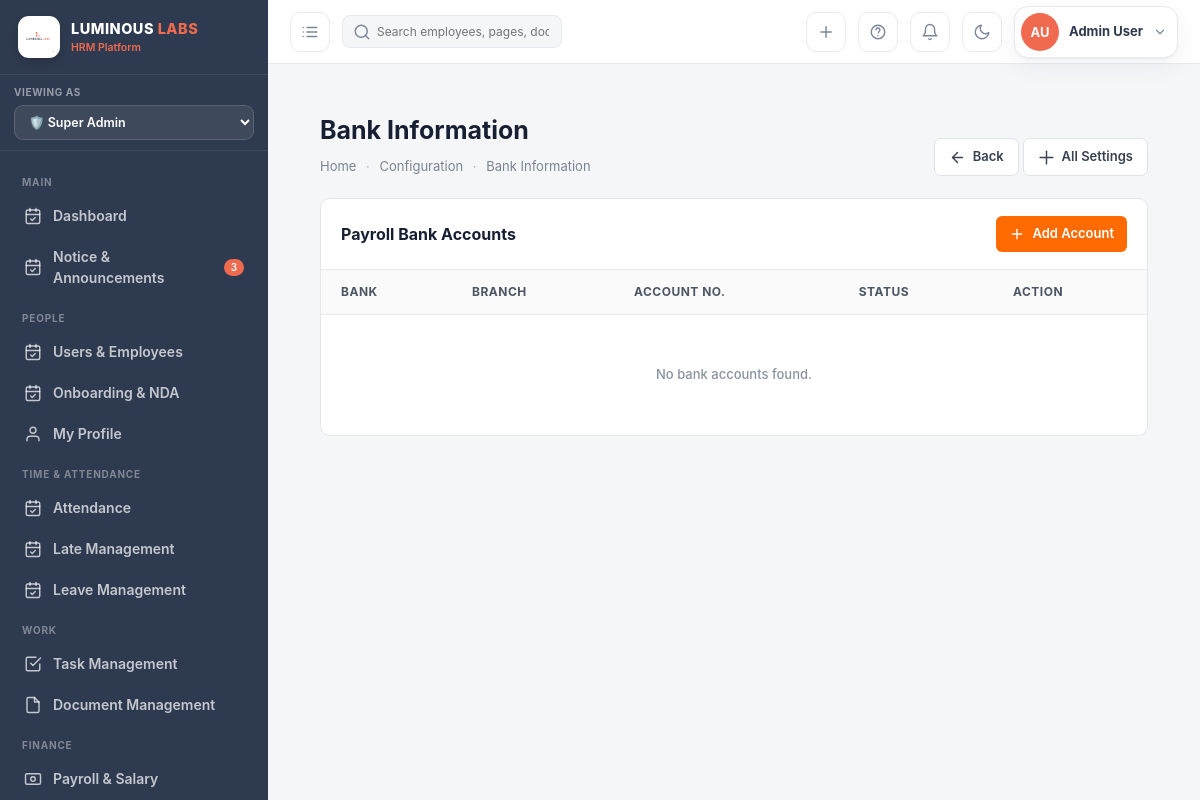
Before: /config/banks/ (signed in) with the older database file.
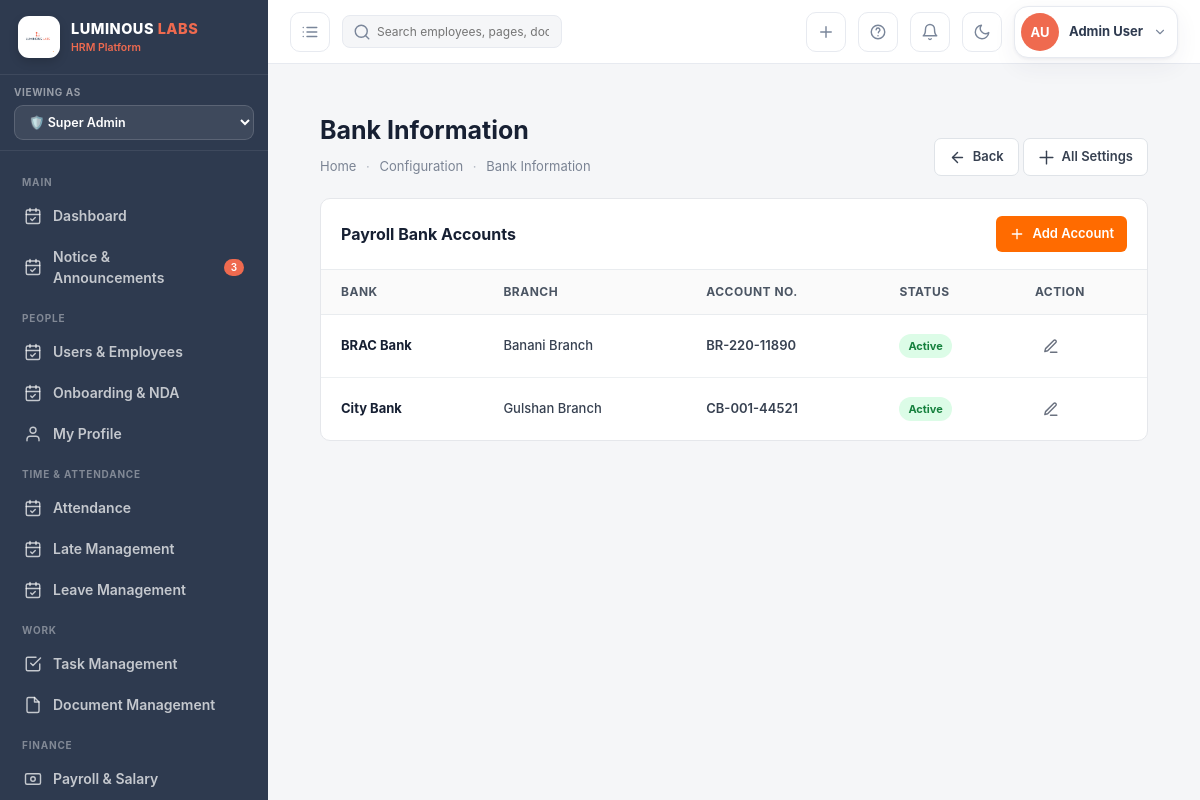
After: the same page with the newer database file.
### hrm_app/models.py (models this page shows, shortened)
class BankAccount(models.Model):
    employee       = models.ForeignKey(Employee, on_delete=models.CASCADE, related_name='bank_accounts')
    bank_name      = models.CharField(max_length=100)
    branch         = models.CharField(max_length=100)
    account_number = models.CharField(max_length=50)
    is_primary     = models.BooleanField(default=False)
    color      = models.CharField(max_length=7, default='#FF6B00', help_text='Task card color in hex format')

### hrm_app/views.py (the view)
# urls.py: path('config/banks/',                        views.bank_list,            name='bank_list'),
@login_required
def bank_list(request):
    if not has_permission(request.user, "configuration", "view"):
        messages.error(request, "Permission denied.")
        return redirect("dashboard")
    banks = BankAccount.objects.all().order_by('bank_name')
    return render(
        request,
        'hrm/bank_list.html',
        _ctx(request, banks=banks)
    )

### hrm_app/context_processors.py (called while the page is built, shortened)
def role_menu_permissions(request):
    allowed_menus = []
    if request.user.is_authenticated:
        if request.user.role == "super_admin":
          allowed_menus = []
    return {
        "allowed_menus": allowed_menus
    }

### hrm_app/views.py (called while the page is built, shortened)
def has_permission(user, module, action="view"):
    if user.role == Role.SUPER_ADMIN:
        return True

def _ctx(request, **kw):
    view_role = request.GET.get('view_role', request.user.role)
    ctx = {'user': request.user, 'today': date.today(), 'view_role': view_role}
    unread_leaves = LeaveRequest.objects.filter(status='Pending').count()
    ctx['unread_leaves'] = unread_leaves
    if request.user.role == 'super_admin':
        ctx['allowed_menus'] = [key for key, _ in UserPermission.MODULE_CHOICES]
    else:
        ctx['allowed_menus'] = list(UserPermission.objects.filter(
            user=request.user,
            can_view=True
        ).values_list('module', flat=True))
    ctx.update(kw)
    return ctx

### hrm_app/templates/hrm/bank_list.html (shortened to what the changed rows need)
{% extends "hrm/base.html" %}
{% block content %}
<div class="bank-page">
    <div class="bank-header">
        <div class="bank-header-left">
            <h1>Bank Information</h1>
        </div>
    </div>
    <div class="bank-card">
        <div class="bank-card-header">
            <h2 class="bank-card-title">
                Payroll Bank Accounts
            </h2>
        </div>
        <div class="bank-table-wrap">
            <table class="bank-table">
                <thead>
                    <tr>
                        <th>Bank</th>
                        <th>Branch</th>
                        <th>Account No.</th>
                        <th>Status</th>
                        <th>Action</th>
                    </tr>
                </thead>
                <tbody>
                    {% for bank in banks %}
                    <tr>
                        <td>
                            <span class="bank-name">
                                {{ bank.bank_name }}
                            </span>
                        </td>
                        <td>
                            {{ bank.branch_name|default:"—" }}
                        </td>
                        <td>
                            <span class="account-number">
                                {{ bank.account_number }}
                            </span>
                        </td>
                        <td>
                            {% if bank.is_active %}
                                <span class="status-badge status-active">
                                    Active
                                </span>
                            {% else %}
                                <span class="status-badge status-inactive">
                                    Inactive
                                </span>
                            {% endif %}
                        </td>
                        <td>
                            <a href="{% url 'bank_edit' bank.pk %}"
                               class="bank-action"
                               title="Edit">
                                <svg viewBox="0 0 24 24"
                                     fill="none"
                                     stroke-width="2"
                                     stroke-linecap="round"
                                     stroke-linejoin="round">
                                    <path d="M12 20h9"></path>
                                    <path d="M16.5 3.5a2.121 2.121 0 0 1 3 3L8 18l-4 1 1-4Z"></path>
                                </svg>
                            </a>
                        </td>
                    </tr>
                    {% empty %}
                    <tr>
                        <td colspan="5">
                            <div class="bank-empty">
                                No bank accounts found.
                            </div>
                        </td>
                    </tr>
                    {% endfor %}
                </tbody>
            </table>
        </div>
    </div>
</div>
{% endblock %}

Changed rows visible on the page:
added BankAccount: bank_name "BRAC Bank", branch_name "Banani Branch", account_number "BR-220-11890", is_active "Active"
added BankAccount: bank_name "City Bank", branch_name "Gulshan Branch", account_number "CB-001-44521", is_active "Active"
Other visible differences:
text no longer shown: "No bank accounts found."
